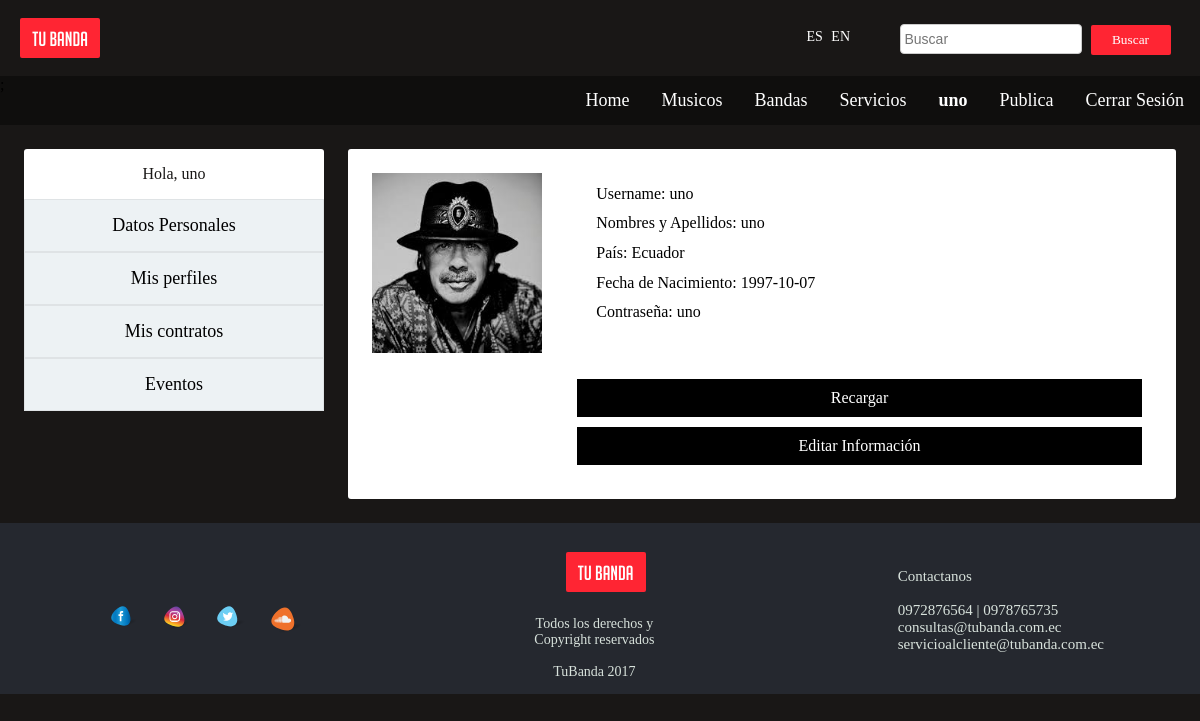
The app's page /ProyectoMusicaNuevo/perfil.php (signed in) with its own data.
### tables this page shows
CREATE TABLE Usuario(
    uID INT NOT NULL AUTO_INCREMENT,
    uCorreo VARCHAR(50) NOT NULL,
    uUsuario VARCHAR(20) NOT NULL,
    uNombre VARCHAR(30) NOT NULL,
    uContrasena VARCHAR(255) NOT NULL,
    uImagen text(100) NOT NULL,
    uFechaNacimiento DATE,
    uLugarOrigen VARCHAR(30),
    CONSTRAINT ck_usuario UNIQUE (uUsuario),
    CONSTRAINT ck_correo UNIQUE (uCorreo),
    CONSTRAINT pk_usuario PRIMARY KEY (uID)
);

### ProyectoMusicaNuevo/PersonalInfo.php (the view, shortened to what this page needs)
<?php
  $usuario_usuario = $_SESSION['uUsuario'];
  $uID = mysql_query("SELECT uID FROM Usuario WHERE uUsuario = '$usuario_usuario'");
  if($row = mysql_fetch_array($uID)){
    $id_usuario = $row[0];
  }
 ?>
<div id="infoPublicada">
 <div class="foto">
  <?php
      $fotoPerfil = mysql_query("SELECT uImagen FROM Usuario WHERE uID = '$id_usuario'");
      if($row = mysql_fetch_array($fotoPerfil)){
        $uImagen = $row[0];
      }
      echo "<img src='$uImagen' width='170' height='180'>";
   ?>
</div>
<div class="Datos">
     <p> Username: <?php echo  $_SESSION['uUsuario'];  ?></p>
     <p> Nombres y Apellidos:
       <?php
           $uNombre = mysql_query("SELECT uNombre FROM Usuario WHERE uUsuario = '$usuario_usuario'");
           if($row = mysql_fetch_array($uNombre)){
             echo $row[0];
           }
       ?>
     </p>
     <p> País:
       <?php
           $uPais = mysql_query("SELECT uLugarOrigen FROM Usuario WHERE uUsuario = '$usuario_usuario'");
           if($row = mysql_fetch_array($uPais)){
             echo $row[0];
           }
       ?>
     </p>
     <p> Fecha de Nacimiento:
       <?php
           $uFecha = mysql_query("SELECT uFechaNacimiento FROM Usuario WHERE uUsuario = '$usuario_usuario'");
           if($row = mysql_fetch_array($uFecha)){
             echo $row[0];
           }
       ?>
     </p>
     <p> Contraseña:
       <?php
           $uContrasena = mysql_query("SELECT uContrasena FROM Usuario WHERE uUsuario = '$usuario_usuario'");
           if($row = mysql_fetch_array($uContrasena)){
             echo $row[0];
           }
       ?>
     </p>
     <br>
     <br>
     <a href="javascript:location.reload()">
     <p style="background-color:black; color:white; text-align:center; margin:10px; padding:10px;">Recargar</p></a>
     <a href="javascript:ActualizarInfo();">
     <p style="background-color:black; color:white; text-align:center; margin:10px; padding:10px;">Editar Información </p> </a>
  </div>
</div>

### ProyectoMusicaNuevo/css/estilosPrueba.css (style rules this page uses)
body { background: #191716; margin: 0px; }

### ProyectoMusicaNuevo/css/perfil.css (style rules this page uses)
.foto { width: auto; height: auto; display: inline-block; text-align: center; }
.Datos { width: 75%; height: auto; display: inline-block; float: right; padding: 0; }
.Datos p { margin-top: 2%; margin-left: 5%; margin-bottom: 2%; }
.Datos a { color: #191716; text-decoration: none; }

### records on screen
usuario: uImagen (picture), uNombre "uno", uLugarOrigen "Ecuador", uFechaNacimiento "1997-10-07", uContrasena "uno"

### other values on screen
$_SESSION['uUsuario'] "uno"
